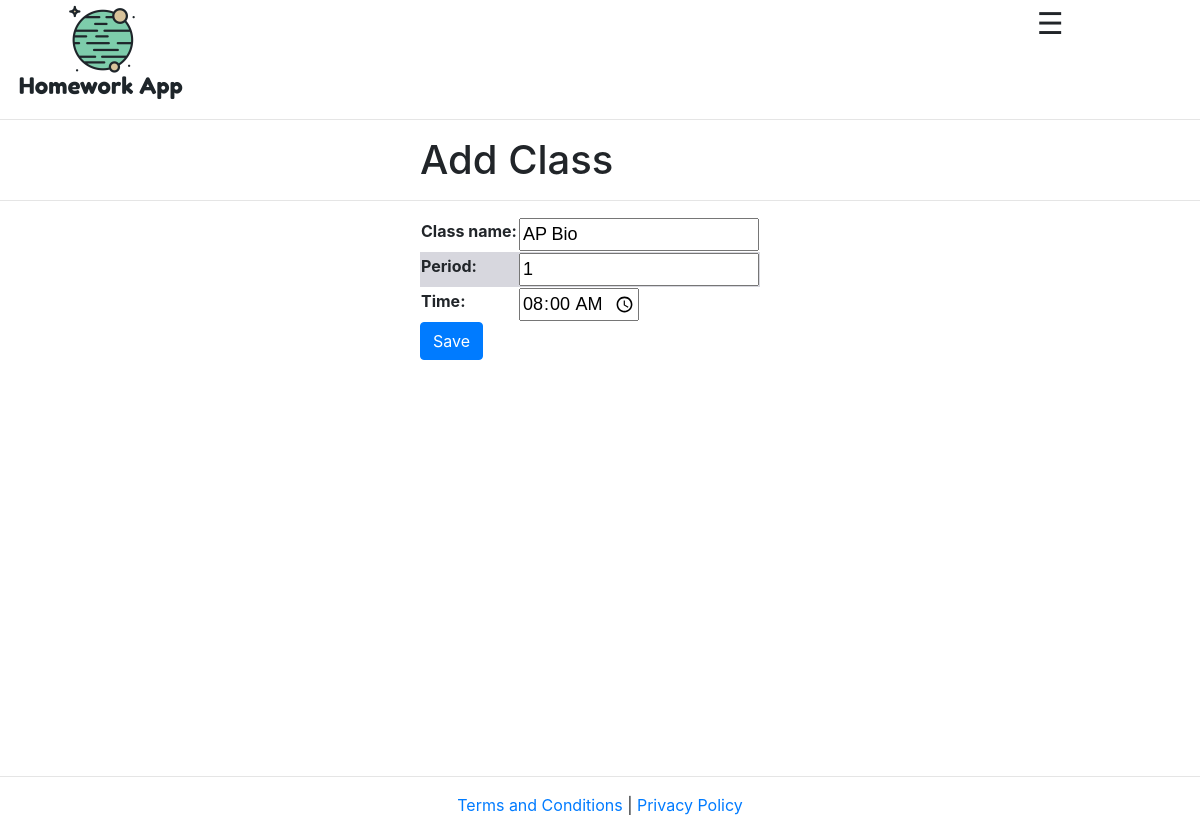
The page /editclass/1 (signed in) on the database its author committed.
### hwapp/models.py (models this page shows, shortened)
class Class(models.Model):
    class_user = models.ForeignKey(User, on_delete=models.CASCADE, related_name='class_owner')
    class_name = models.CharField(max_length=128)
    period = models.IntegerField(null=True, blank=True,)
    time = models.TimeField(null=True, blank=True)
    ics_link = models.CharField(blank=True, null=True, max_length=512)
    archived = models.BooleanField(blank=False, default=False, null=False)
    external_id = models.CharField(null=True, blank=True,max_length=128)
    external_src = models.CharField(null=True, blank=True,max_length=128)

### hwapp/views.py (the view)
# urls.py: path("editclass/<int:class_id>", views.editclass, name="editclass"),
@login_required(login_url='/login')
def editclass(request, class_id):
    if request.method == "POST":
        form = AddClassForm(request.POST)
        if form.is_valid():
            class_name = form.cleaned_data['class_name']
            period = form.cleaned_data['period']
            time = form.cleaned_data['time']
            dlist=[]
            try:
                class1 = Class.objects.get(class_user=request.user, id=class_id)
                class1.class_name=class_name
                class1.period=period
                class1.time=time
                class1.save()
            except:
                return render(request, 'hwapp/error.html', {
                    'error': "There was an error saving your changes"
                })
            return HttpResponseRedirect(reverse('classes'))
    else:
        try:
            editclass = Class.objects.get(class_user=request.user, id=class_id)
        except:
            return render(request, 'hwapp/error.html', {
                'error': "Access Denied"
            })
        initial = {
            'class_name': editclass.class_name,
            'period': editclass.period,
            'time': editclass.time,
        }
        form = AddClassForm(initial=initial)
        return render(request, 'hwapp/editclass.html', {
            'form': form,
            'class_id': class_id
        })

### hwapp/forms.py
class AddClassForm(ModelForm):
    class Meta:
        model = Class
        fields = ['class_name', 'period', 'time']
    time = forms.TimeInput()

### hwapp/templates/hwapp/editclass.html (shortened to what this page needs)
{% extends "hwapp/layout.html" %}
{% block body %}
<h1 style='margin-left: 35%;'>Add Class</h1>
<hr>
<form action='{% url "editclass" class_id %}' method='POST' class='indented'>
  <table style='margin-left: 35%;'>
    {{form.as_table}}
  </table>
  <button  style='margin-left: 35%;' type="submit" class="btn btn-primary">Save</button>
</form>
{% endblock %}

### hwapp/static/hwapp/styles.css (style rules this page uses)
table tr td { font-size: 18px; font-family: sans-serif; }
* { -webkit-box-sizing:border-box;box-sizing:border-box }
body { padding:0;margin:0 }
tr:nth-child(even) { background-color: rgb(215, 215, 222); }
tr:nth-child(odd) { background-color: white; }

### rows shown on the page
Class: class_name "AP Bio", period "1", time "08:00:00"
